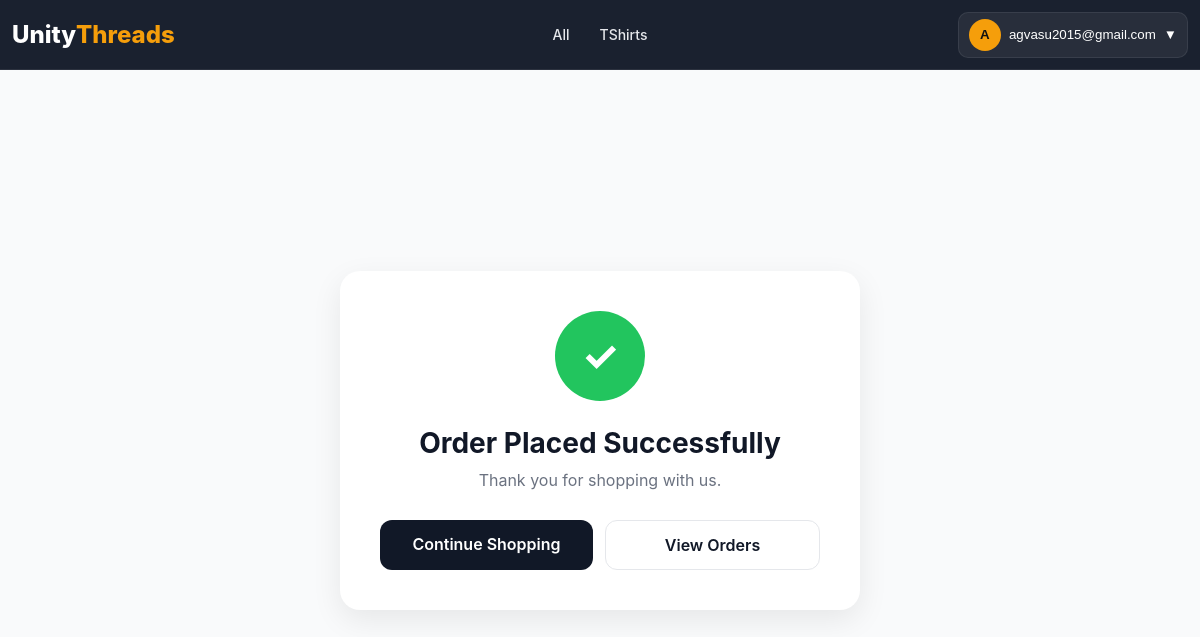
The page /orders/success/ (signed in) on the database its author committed.
### products/models.py (models this page shows, shortened)
class BaseModel(models.Model):
    created_at = models.DateTimeField(
        auto_now_add=True
    )
    updated_at = models.DateTimeField(
        auto_now=True
    )
    class Meta:
        abstract = True

class Category(BaseModel):
    name = models.CharField(
        max_length=100,
        unique=True
    )
    slug = models.SlugField(
        unique=True,
        blank=True
    )
    image = models.ImageField(
        upload_to='categories/',
        blank=True,
        null=True
    )
    is_active = models.BooleanField(default=True)
    class Meta:
        verbose_name_plural = "Categories"
        ordering = ['name']
        indexes = [
            models.Index(fields=['slug']),
            models.Index(fields=['is_active']),
        ]

### accounts/models.py (models this page shows, shortened)
class User(AbstractUser):
    username = None
    email = models.EmailField(
        unique=True
    )
    phone = models.CharField(
        max_length=10,
        unique=True
    )
    full_name = models.CharField(
        max_length=150
    )
    is_email_verified = models.BooleanField(
        default=False
    )
    USERNAME_FIELD = "email"
    REQUIRED_FIELDS = ["phone"]
    objects = UserManager()

### orders/views.py (the view)
# urls.py: path("success/", order_success, name="success"),
@login_required
def order_success(request):
    order_id = request.GET.get("order_id")
    order = Order.objects.filter(
        order_id=order_id,
        user=request.user
    ).first()
    return render(request, "orders/success.html", {
        "order": order
    })

### home/context_processors.py (called while the page is built)
def global_data(request):
    return {
        "categories": Category.objects.all()
    }

### orders/templates/orders/success.html (shortened to what this page needs)
{% load static %}
<!DOCTYPE html>
<html lang="en">
<head>
    <link rel="stylesheet" href="{% static 'orders/css/success.css' %}">
</head>
<body>
{% include 'partials/navbar.html' %}
<div class="success-container">
    <div class="success-card">
        <div class="success-icon">✓</div>
        <h1>Order Placed Successfully</h1>
        <p class="success-text">
            Thank you for shopping with us.
        </p>
        <div class="success-actions">
            <a href="/" class="continue-btn">Continue Shopping</a>
            <a href="/orders/history/" class="orders-btn">View Orders</a>
        </div>
    </div>
</div>
</body>
</html>

### home/templates/partials/navbar.html (shortened to what this page needs)
{% load static %}
<link rel="stylesheet" href="{% static 'home/css/navbar.css' %}">
<header class="header" id="header">
    <a href="/" class="logo">
        Unity<span>Threads</span>
    </a>
      <nav class="nav" id="nav">
    <a href="{% url 'product_list' %}">All</a>
    {% for category in categories %}
        <a href="{% url 'product_list' %}?category={{ category.slug }}">
            {{ category.name }}
        </a>
    {% endfor %}
</nav>
    <div class="nav-actions">
        {% if request.user.is_authenticated %}
        <div class="account-dropdown" id="accountWrapper">
            <button class="account-btn" id="accountBtn" type="button">
                <span class="account-avatar">
                    {{ request.user.full_name|default:request.user.email|first|upper }}
                </span>
                <span class="account-name">
                    {{ request.user.full_name|default:request.user.email }}
                </span>
                <span class="dropdown-icon">▼</span>
            </button>
        </div>
        {% endif %}
    </div>
</header>

### orders/static/orders/css/success.css (style rules this page uses)
* { margin: 0; padding: 0; box-sizing: border-box; }
body { font-family: Arial, sans-serif; background: #f5f5f5; padding-top: 80px; overflow-x: hidden; }
.success-container { min-height: calc(100vh - 80px); display: flex; justify-content: center; align-items: center; padding: 20px; position: relative; z-index: 1; }
.success-card { width: 100%; max-width: 520px; background: #fff; border-radius: 20px; padding: 40px; text-align: center; box-shadow: 0 10px 30px rgba(0, 0, 0, 0.08); }
.success-icon { width: 90px; height: 90px; margin: 0 auto 25px; border-radius: 50%; background: #22c55e; color: #fff; display: flex; align-items: center; justify-content: center; font-size: 42px; font-weight: bold; }
.success-card h1 { font-size: 28px; margin-bottom: 10px; }
.success-text { color: #6b7280; margin-bottom: 30px; }
.success-actions { display: flex; gap: 12px; }
.continue-btn, .orders-btn { flex: 1; text-decoration: none; padding: 14px; border-radius: 12px; font-weight: 600; display: block; text-align: center; }
.continue-btn { background: #111827; color: #fff; }
.orders-btn { border: 1px solid #e5e7eb; color: #111827; background: #fff; }

### home/static/home/css/navbar.css (style rules this page uses)
* { margin: 0; padding: 0; box-sizing: border-box; }
body { font-family: Inter, Arial, sans-serif; background: #f9fafb; color: #111827; }
html { scroll-behavior: smooth; }
.header { position: fixed; top: 0; left: 0; width: 100%; height: 70px; display: flex; align-items: center; background: rgba(17, 24, 39, 0.96); backdrop-filter: blur(14px); border-bottom: 1px solid rgba(255, 255, 255, 0.08); z-index: 10000; }
.logo { font-size: 24px; font-weight: 800; color: #fff; text-decoration: none; display: flex; align-items: center; padding-left: 12px; }
.logo span { color: #f59e0b; }
.nav { position: absolute; left: 50%; transform: translateX(-50%); display: flex; align-items: center; gap: 10px; }
.nav a { color: #e5e7eb; text-decoration: none; font-size: 14px; font-weight: 500; padding: 6px 10px; border-radius: 8px; transition: 0.2s ease; white-space: nowrap; }
.nav-actions { margin-left: auto; display: flex; align-items: center; gap: 10px; padding-right: 12px; }
.account-btn { display: flex; align-items: center; gap: 8px; padding: 6px 10px; background: rgba(255, 255, 255, 0.06); border: 1px solid rgba(255, 255, 255, 0.08); border-radius: 10px; color: #fff; cursor: pointer; }
.account-avatar { width: 32px; height: 32px; display: flex; align-items: center; justify-content: center; border-radius: 50%; background: #f59e0b; font-weight: 700; color: #111; }

### rows shown on the page
Category: name "TShirts"
User: user.full_name|first "A", user.full_name "agvasu2015@gmail.com"
